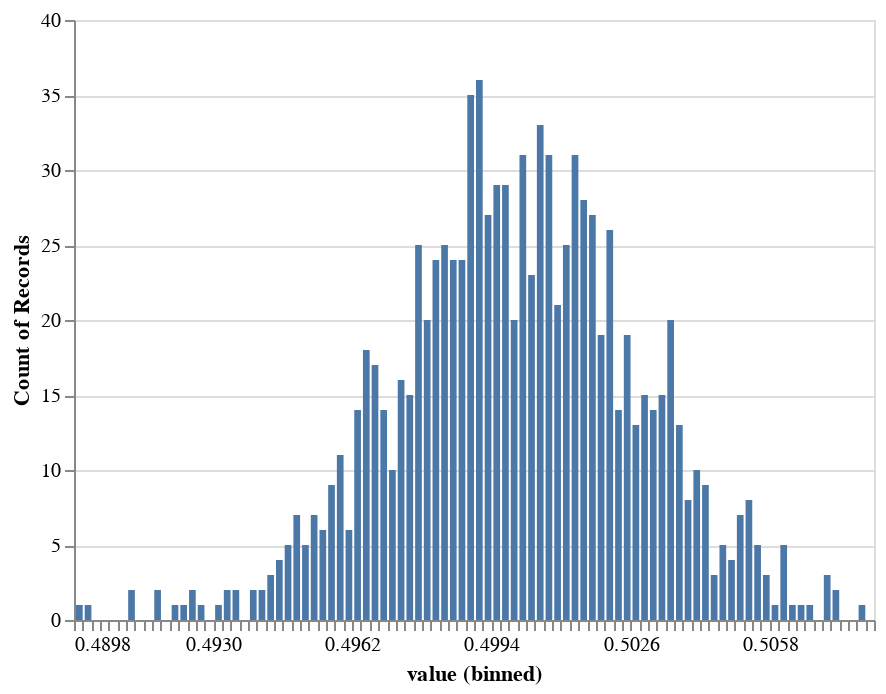

Notebook cell for this chart:
### Code cell
means = []
for y in range(1000):
    values = uniform_dist.rvs(10000)
    mean = scipy.mean(values)
    means.append(mean)
df_values = pandas.DataFrame({"value": means})
plot = altair.Chart(df_values).mark_bar().encode(
    altair.X("value", bin=altair.Bin(maxbins=100)),
    y='count()'
)
plot

### Figure 1 — Vega-Lite specification as saved in the notebook (floating-point values rounded to 4 significant figures; data arrays with more than 128 entries replaced by an {"elided": "..."} marker saying what was removed)
{"config": {"view": {"continuousWidth": 400, "continuousHeight": 300}}, "data": {"name": "data-a0a0e7ffb961ffc6e014d3e51bfc0a03"}, "mark": "bar", "encoding": {"x": {"type": "quantitative", "bin": {"maxbins": 100}, "field": "value"}, "y": {"type": "quantitative", "aggregate": "count"}}, "$schema": "https://vega.github.io/schema/vega-lite/v4.8.1.json", "datasets": {"data-a0a0e7ffb961ffc6e014d3e51bfc0a03": {"elided": "1000 records"}}}
